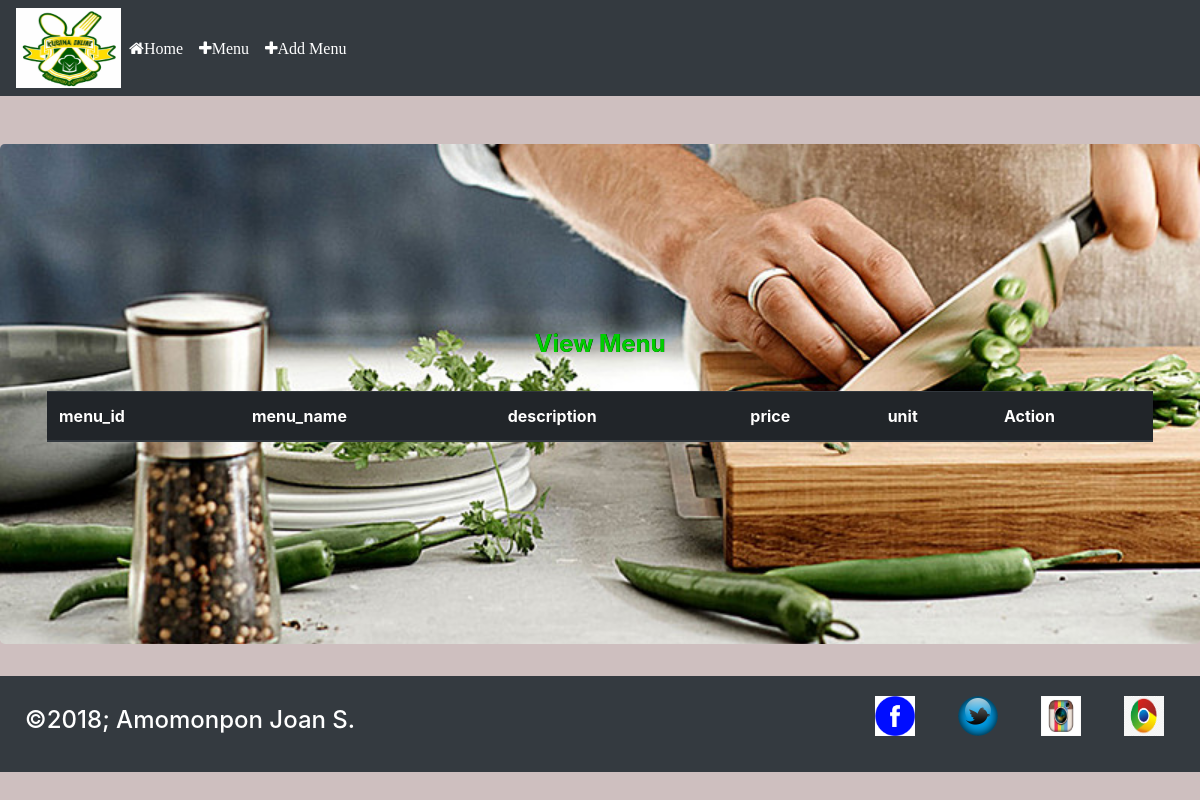
Before: /menuview.php with the older database file.
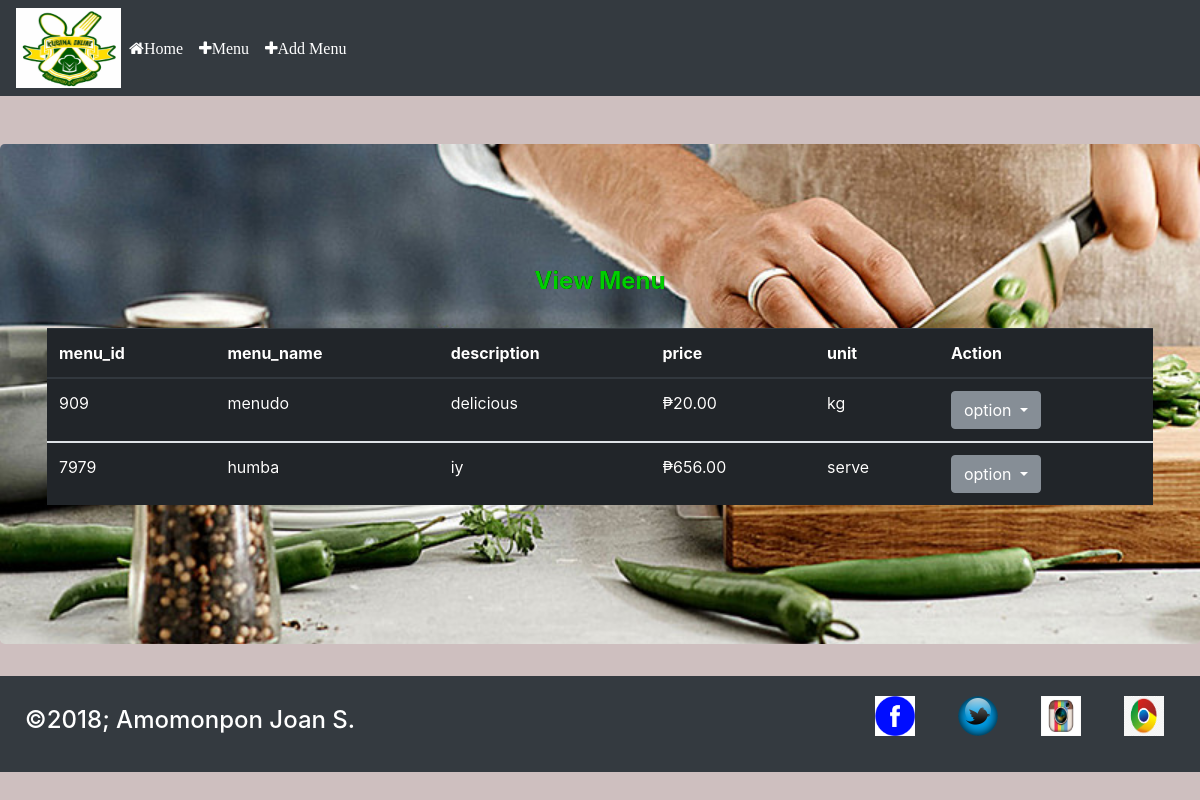
After: the same page with the newer database file.
### tables this page shows
CREATE TABLE `menu` (
  `menu_id` int(50) NOT NULL,
  `menu_name` varchar(50) NOT NULL,
  `price` decimal(10,2) NOT NULL,
  `description` varchar(100) NOT NULL,
  `unit` varchar(50) NOT NULL
);

### menuview.php (the view, shortened to what this page needs)
<?php
	if(isset($_POST['btn_search']))
	{
    $search = $_POST['search'];
		$query = "SELECT * FROM `onlinekusina` WHERE CONCAT(`menu_id`, `menu_name`, `description`, `price`, `unit`) LIKE '%".$search."%'";
		$search_result = filterTable($query);
	}
	else {
		$query = "SELECT * FROM `menu`";
		$search_result = filterTable($query);
	}
	function filterTable($query)
	{
		$connect = mysqli_connect("localhost", "root", "", "onlinekusina");
		$filter_Result = mysqli_query($connect, $query);
		return $filter_Result;
	}
?>
<!DOCTYPE html>
<html>
<head>
	<link rel="stylesheet" href="bootstrap/css/bootstrap.min.css">
	<link rel="stylesheet" type="text/css" href="main.css">
  <link rel ="stylesheet" href = "font-awesome-4.7.0/font-awesome-4.7.0/css/font-awesome.min.css">
</head>
<body>
		<nav class="navbar navbar-expand-lg navbar-dark bg-dark justify-content-between">
  <img style="width: 9%;height: 80px;"  src="images/logo.jpg" />
   <div class="collapse navbar-collapse" id="navbarTogglerDemo02">
    <ul class="navbar-nav mr-auto">
      <li class="nav-item active">
        <a class="nav-link fa fa-home" href="index.php">Home <span class="sr-only">(current)</span></a>
      </li>
      <li class="nav-item active">
        <a class="nav-link fa fa-plus" href="menuview.php">Menu <span class="sr-only">(current)</span></a>
      </li>
	  <li class="nav-item active">
        <a class="nav-link fa fa-plus" href="addmenu.php">Add Menu <span class="sr-only">(current)</span></a>
      </li>
    </ul>
  </div>
</nav>
<br><br>
      <section class="jumbotron">
    <div class="container">
      <center>
					<font color="success"><h4><b> View Menu</b></h4></font>
					<br>
	<table class="table table-dark">
			<thead>
				<tr>
					<th>menu_id</th>
					<th>menu_name</th>
					<th>description</th>
					<th>price</th>
					<th>unit</th>
					<th>Action</th>
				</tr>
			</thead>
					<?php while($row = mysqli_fetch_array($search_result)):?>
<tbody>
	<tr>
			<td><?php echo $row['menu_id'];?></td>
			<td><?php echo $row['menu_name'];?></td>
			<td><?php echo $row['description'];?></td>
			<td><?php echo "&#8369;" .$row['price'];?></td>
			<td><?php echo $row['unit'];?></td>
	  <td>
				<div class="btn-group" role="group">
					<button id="btnGroupDrop1" type="button" class="btn btn-secondary dropdown-toggle" data-toggle="dropdown" aria-haspopup="true" aria-expanded="false">
					option
					</button>
			</div>
	  </td>
	</tr>
</tbody>
	<?php endwhile;?>
	</table>
		</center>
    </div>
</section>
  <footer >
	<div class="row">
       <h4 class="col-sm-4"> &copy2018; Amomonpon Joan S.</h4>
    <ul class="col-sm-8">
      <ul class="col-sm-8">
		  <li class="col-sm-2"><img src="Images/img6.png"></li>
		 <li class="col-sm-2"><img src="Images/img9.png"></li>
 		<li class="col-sm-2"> <img src="Images/img2.jpg"></li>
 		<li class="col-sm-2"> <img src="Images/img5.jpg"></li>
		</ul>
    </ul>
  </div>
</footer>
</body>
</html>

### main.css (style rules this page uses)
body { height: 100%; margin: 0; text-align: center; width: 100%; background-color:#cebfbf !important; }
header .row, footer .row { display: flex; align-items: center; }
.jumbotron { display: flex; align-items: center; background-image: url('./Images/t2.jpg'); background-size: cover; color: #ffffff; height: 500px; text-shadow: 0.25px 0.25px 0.25px #000000; }
a { color: white; }
footer { font-size: 14px; padding: 20px 0; background-color: #343a40; color: #ffffff; }
footer .col-sm-8 { display: flex; justify-content: flex-end; }
footer ul { list-style: none; }
footer li img { width: 40px; height: 40px; }

Changed rows visible on the page:
added menu: menu_id "909", menu_name "menudo", description "delicious", price "20.00", unit "kg"
added menu: menu_id "7979", menu_name "humba", description "iy", price "656.00", unit "serve"
